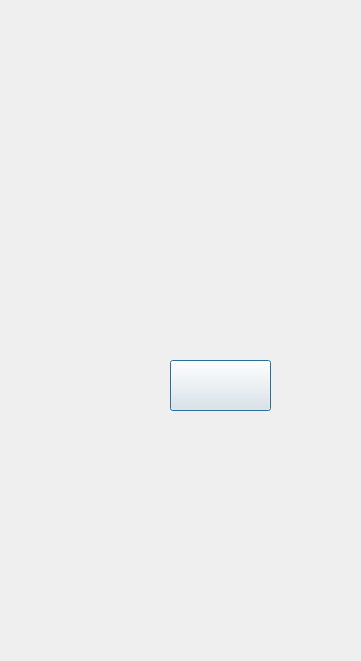
<?xml version="1.0" encoding="UTF-8"?>
<ui version="4.0">
 <class>Result3_3Dialog</class>
 <widget class="QDialog" name="Result3_3Dialog">
  <property name="geometry">
   <rect>
    <x>0</x>
    <y>0</y>
    <width>361</width>
    <height>661</height>
   </rect>
  </property>
  <property name="styleSheet">
   <string notr="true">border-image: url(:/images/l_3_3.png);</string>
  </property>
  <widget class="QPushButton" name="nextLevelBtn">
   <property name="geometry">
    <rect>
     <x>170</x>
     <y>360</y>
     <width>101</width>
     <height>51</height>
    </rect>
   </property>
   <property name="styleSheet">
    <string notr="true">border-image: url(:/images/next_cart_button.png);</string>
   </property>
   <property name="text">
    <string/>
   </property>
  </widget>
 </widget>
 <resources/>
 <connections/>
</ui>
